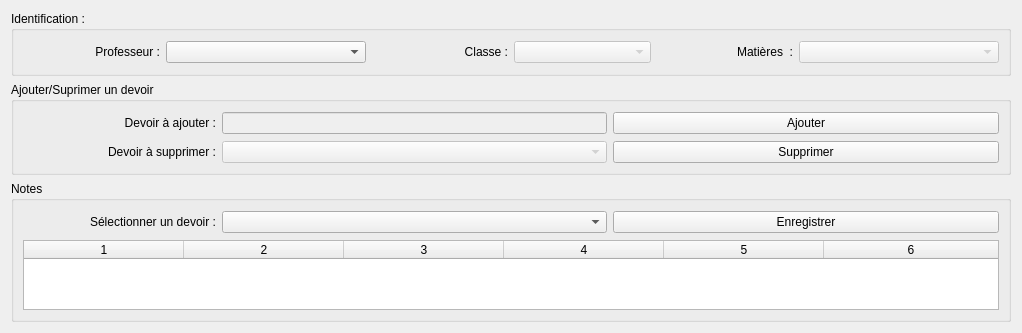
     <widget class="QWidget" name="tabProfesseur">
      <attribute name="title">
       <string>Professeur</string>
      </attribute>
      <layout class="QVBoxLayout" name="verticalLayout_17">
       <item>
        <widget class="QGroupBox" name="gbIdentificationProfesseur">
         <property name="title">
          <string>Identification :</string>
         </property>
         <layout class="QVBoxLayout" name="verticalLayout_5">
          <item>
           <layout class="QHBoxLayout" name="horizontalLayout_16">
            <property name="sizeConstraint">
             <enum>QLayout::SetMinimumSize</enum>
            </property>
            <property name="topMargin">
             <number>1</number>
            </property>
            <property name="bottomMargin">
             <number>1</number>
            </property>
            <item>
             <widget class="QLabel" name="label_15">
              <property name="text">
               <string>Professeur :</string>
              </property>
              <property name="alignment">
               <set>Qt::AlignRight|Qt::AlignTrailing|Qt::AlignVCenter</set>
              </property>
             </widget>
            </item>
            <item>
             <widget class="QComboBox" name="cbIdentificationProfesseur">
              <property name="minimumSize">
               <size>
                <width>200</width>
                <height>0</height>
               </size>
              </property>
             </widget>
            </item>
            <item>
             <widget class="QLabel" name="label_20">
              <property name="text">
               <string>Classe :</string>
              </property>
              <property name="alignment">
               <set>Qt::AlignRight|Qt::AlignTrailing|Qt::AlignVCenter</set>
              </property>
             </widget>
            </item>
            <item>
             <widget class="QComboBox" name="cbSelectionClasseProfesseur">
              <property name="enabled">
               <bool>false</bool>
              </property>
             </widget>
            </item>
            <item>
             <widget class="QLabel" name="label_16">
              <property name="text">
               <string>Matières  :</string>
              </property>
              <property name="alignment">
               <set>Qt::AlignRight|Qt::AlignTrailing|Qt::AlignVCenter</set>
              </property>
             </widget>
            </item>
            <item>
             <widget class="QComboBox" name="cbSelectionMatiereProfesseur">
              <property name="enabled">
               <bool>false</bool>
              </property>
              <property name="minimumSize">
               <size>
                <width>200</width>
                <height>0</height>
               </size>
              </property>
             </widget>
            </item>
           </layout>
          </item>
         </layout>
        </widget>
       </item>
       <item>
        <widget class="QGroupBox" name="gbIdentificationProfesseur_3">
         <property name="title">
          <string>Ajouter/Suprimer un devoir</string>
         </property>
         <layout class="QVBoxLayout" name="verticalLayout_10">
          <item>
           <layout class="QHBoxLayout" name="horizontalLayout_21" stretch="1,2,2">
            <property name="sizeConstraint">
             <enum>QLayout::SetMinimumSize</enum>
            </property>
            <property name="topMargin">
             <number>1</number>
            </property>
            <property name="bottomMargin">
             <number>1</number>
            </property>
            <item>
             <widget class="QLabel" name="label_24">
              <property name="text">
               <string>Devoir à ajouter :</string>
              </property>
              <property name="alignment">
               <set>Qt::AlignRight|Qt::AlignTrailing|Qt::AlignVCenter</set>
              </property>
             </widget>
            </item>
            <item>
             <widget class="QLineEdit" name="leNouveauDevoir">
              <property name="enabled">
               <bool>false</bool>
              </property>
             </widget>
            </item>
            <item>
             <widget class="QPushButton" name="pbAjouterDevoir">
              <property name="text">
               <string>Ajouter</string>
              </property>
             </widget>
            </item>
           </layout>
          </item>
          <item>
           <layout class="QHBoxLayout" name="horizontalLayout_22" stretch="1,2,2">
            <item>
             <widget class="QLabel" name="label_26">
              <property name="text">
               <string>Devoir à supprimer :</string>
              </property>
              <property name="alignment">
               <set>Qt::AlignRight|Qt::AlignTrailing|Qt::AlignVCenter</set>
              </property>
             </widget>
            </item>
            <item>
             <widget class="QComboBox" name="cbSelectionDevoirSupprimer">
              <property name="enabled">
               <bool>false</bool>
              </property>
              <property name="sizePolicy">
               <sizepolicy hsizetype="Expanding" vsizetype="Fixed">
                <horstretch>1</horstretch>
                <verstretch>0</verstretch>
               </sizepolicy>
              </property>
             </widget>
            </item>
            <item>
             <widget class="QPushButton" name="pbSupprimerDevoir">
              <property name="sizePolicy">
               <sizepolicy hsizetype="Expanding" vsizetype="Fixed">
                <horstretch>1</horstretch>
                <verstretch>0</verstretch>
               </sizepolicy>
              </property>
              <property name="text">
               <string>Supprimer</string>
              </property>
             </widget>
            </item>
           </layout>
          </item>
         </layout>
        </widget>
       </item>
       <item>
        <widget class="QGroupBox" name="gbIdentificationProfesseur_2">
         <property name="title">
          <string>Notes</string>
         </property>
         <layout class="QVBoxLayout" name="verticalLayout_9">
          <item>
           <layout class="QHBoxLayout" name="horizontalLayout_20" stretch="1,2,2">
            <property name="topMargin">
             <number>1</number>
            </property>
            <property name="bottomMargin">
             <number>1</number>
            </property>
            <item>
             <widget class="QLabel" name="label_18">
              <property name="sizePolicy">
               <sizepolicy hsizetype="Preferred" vsizetype="Preferred">
                <horstretch>0</horstretch>
                <verstretch>0</verstretch>
               </sizepolicy>
              </property>
              <property name="text">
               <string>Sélectionner un devoir :</string>
              </property>
              <property name="alignment">
               <set>Qt::AlignRight|Qt::AlignTrailing|Qt::AlignVCenter</set>
              </property>
             </widget>
            </item>
            <item>
             <widget class="QComboBox" name="cbDevoirSelectionDevoirEnregistrerNotes">
              <property name="sizePolicy">
               <sizepolicy hsizetype="Preferred" vsizetype="Minimum">
                <horstretch>1</horstretch>
                <verstretch>0</verstretch>
               </sizepolicy>
              </property>
             </widget>
            </item>
            <item>
             <widget class="QPushButton" name="pbEnregistrerNotes">
              <property name="sizePolicy">
               <sizepolicy hsizetype="Preferred" vsizetype="Fixed">
                <horstretch>0</horstretch>
                <verstretch>0</verstretch>
               </sizepolicy>
              </property>
              <property name="baseSize">
               <size>
                <width>0</width>
                <height>0</height>
               </size>
              </property>
              <property name="text">
               <string>Enregistrer</string>
              </property>
             </widget>
            </item>
           </layout>
          </item>
          <item>
           <widget class="QTableWidget" name="twProfesseurAfficherNotes">
            <property name="sizeAdjustPolicy">
             <enum>QAbstractScrollArea::AdjustToContentsOnFirstShow</enum>
            </property>
            <property name="sortingEnabled">
             <bool>false</bool>
            </property>
            <property name="columnCount">
             <number>6</number>
            </property>
            <attribute name="horizontalHeaderCascadingSectionResizes">
             <bool>true</bool>
            </attribute>
            <attribute name="horizontalHeaderDefaultSectionSize">
             <number>160</number>
            </attribute>
            <attribute name="horizontalHeaderStretchLastSection">
             <bool>true</bool>
            </attribute>
            <column/>
            <column/>
            <column/>
            <column/>
            <column/>
            <column/>
           </widget>
          </item>
         </layout>
        </widget>
       </item>
      </layout>
     </widget>
